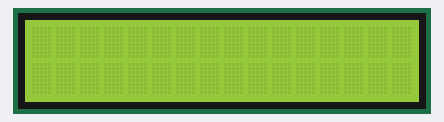
Bench run of a sketch on a simulated Arduino Uno, built with avr-gcc and run on an emulated ATmega328P. On the bench: 16×2 character LCD. What the sketch prints to the serial monitor is not drawn.

Above: at 0.1 s.
At 1.1 s:
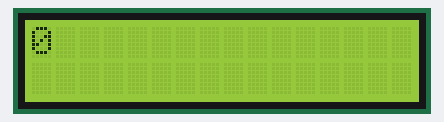
At 2.6 s:
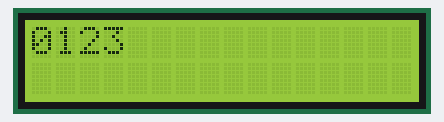
At 5.1 s:
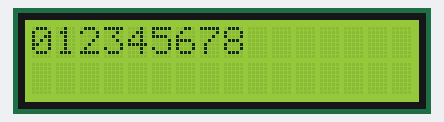
At 7.6 s:
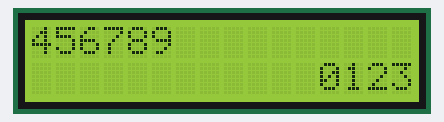
At 10.6 s:
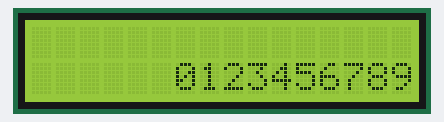

Measured:
- by itself, everything shown: repeats every 11.0 s, in 21 steps
- what the display in image 1 shows lasts 0.5 s, from 1.1 s to 1.6 s

The sketch:

ARDUINO_SKETCH.ino
```cpp
#include <LiquidCrystal.h>

// initialize the library with the numbers of the interface pins
LiquidCrystal lcd(12, 11, 5, 4, 3, 2);

char dataString[50] = {0};
int a =0;

void setup() {
Serial.begin(9600);              //Starting serial communication
lcd.begin(16,2);
}

void loop() {
  a++;                          // a value increase every loop
  sprintf(dataString,"%02X",a); // convert a value to hexa
  Serial.println(dataString);   // send the data from python
  delay(1000);                  // give the loop some break
  // set the cursor to (0,0):
  lcd.setCursor(0, 0);
  // print from 0 to 9:
  for (int thisChar = 0; thisChar < 10; thisChar++) {
   lcd.print(thisChar);
   delay(500);

}

   // set the cursor to (16,1):
  lcd.setCursor(16,1);
  // set the display to automatically scroll:
  lcd.autoscroll();
  // print from 0 to 9:
  for (int thisChar = 0; thisChar < 10; thisChar++) {
    lcd.print(thisChar);
    delay(500);
  }
  // turn off automatic scrolling
  lcd.noAutoscroll();

  // clear screen for the next loop:
  lcd.clear();
}
```
